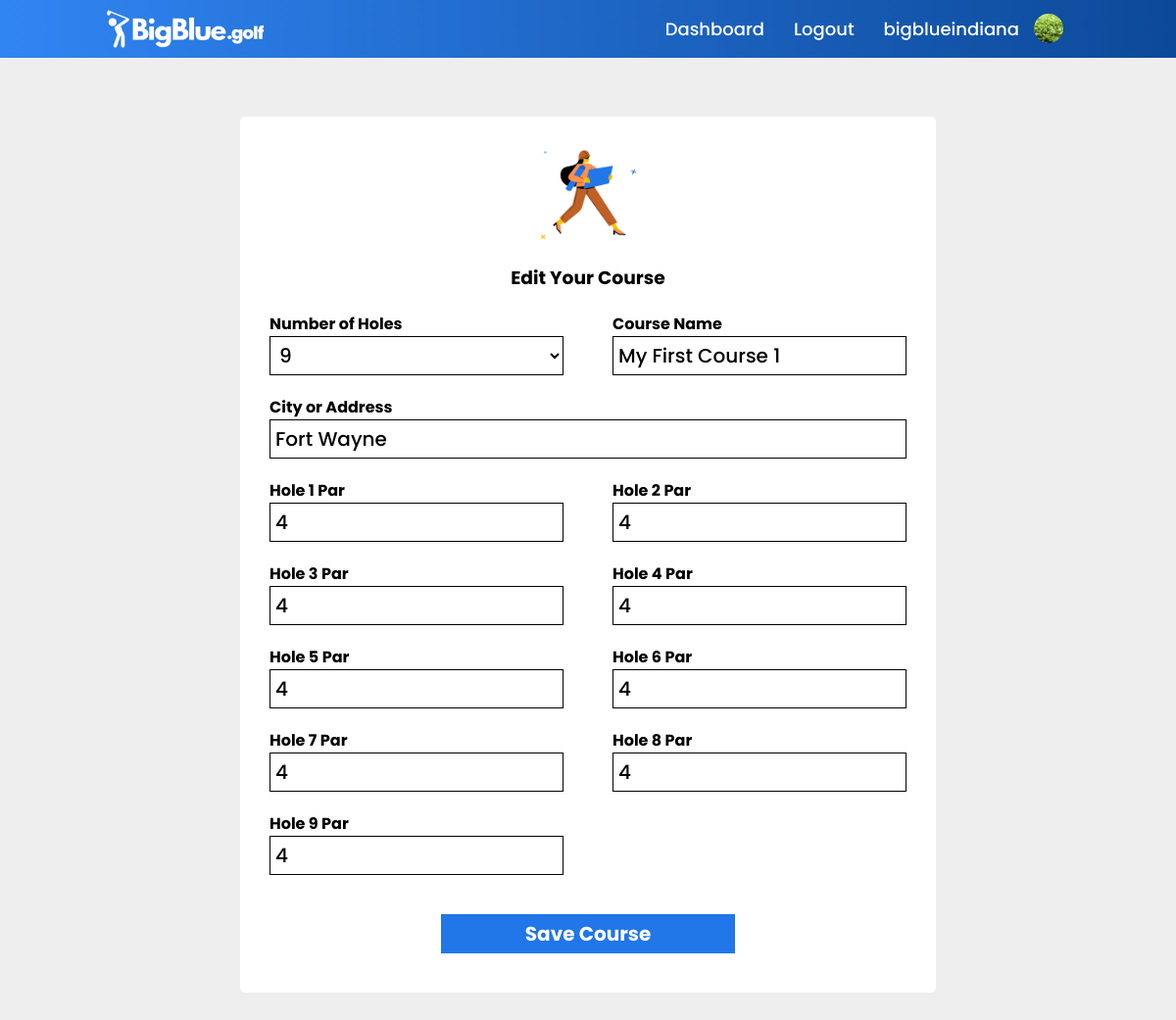
The app's page /edit_course/4 (signed in), older data.
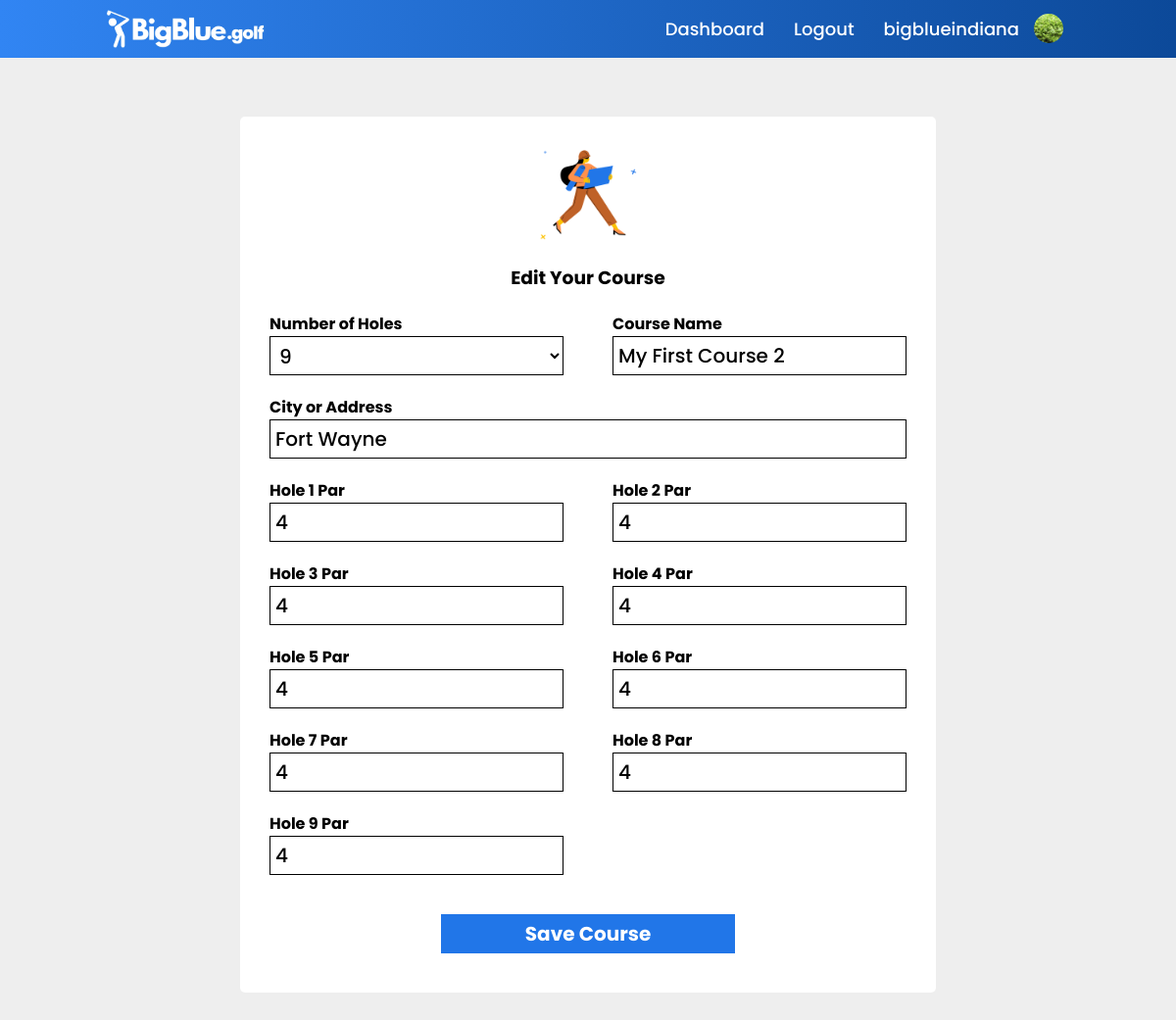
The same page, newer data.
### main.py (models this page shows, shortened)
class users(db.Model):
    _id = db.Column("id", db.Integer, primary_key=True)
    name = db.Column(db.String(100))
    username = db.Column(db.String(50))
    password = db.Column(db.String(50))
    email = db.Column(db.String(100))
    rank = db.Column(db.String(10))
    gender = db.Column(db.String(10))
    bio = db.Column(db.String(500))
    team = db.Column(db.String(25))
    verified = db.Column(db.Integer)
    pic = db.Column(db.String)

class course(db.Model):
    _id = db.Column("id", db.Integer, primary_key=True)
    course_name = db.Column(db.String(50))
    course_holes = db.Column(db.String(3))
    par1 = db.Column(db.Integer)
    par2 = db.Column(db.Integer)
    par3 = db.Column(db.Integer)
    par4 = db.Column(db.Integer)
    par5 = db.Column(db.Integer)
    par6 = db.Column(db.Integer)
    par7 = db.Column(db.Integer)
    par8 = db.Column(db.Integer)
    par9 = db.Column(db.Integer)
    par10 = db.Column(db.Integer)
    par11 = db.Column(db.Integer)
    par12 = db.Column(db.Integer)
    par13 = db.Column(db.Integer)
    par14 = db.Column(db.Integer)
    par15 = db.Column(db.Integer)
    par16 = db.Column(db.Integer)
    par17 = db.Column(db.Integer)
    par18 = db.Column(db.Integer)
    city = db.Column(db.String)
    course_bio = db.Column(db.String(1000))
    created_by = db.Column(db.String)

### main.py (the view, shortened to what this page needs)
@app.route("/edit_course/<course_to_edit>", methods=["POST", "GET"])
def edit_course(course_to_edit):
    found_course = course.query.filter_by(_id=course_to_edit).first()
    if 'active_user' in session and session['active_user'][0] == found_course.created_by and session['active_user'][2] == "coach":
        found_user = users.query.filter_by(username=session['active_user'][0]).first()
    return render_template('edit_course.html', data=found_user, editing=found_course)

### templates/edit_course.html (shortened to what this page needs)
{% if data.rank == 'coach' %}
    {% extends "indexcontentcoachlogin.html" %}
{% elif data.rank == 'player' %}
    {% extends "indexcontentplayerlogin.html" %}
{% else %}
    {% extends "indexcontent.html" %}
{% endif %}
{% block content %}
    <link rel="stylesheet" href="{{ url_for('static', filename='styles/createcourse.css') }}">
    <body onload="onload()">
        <div class="form-container">
            <form action="/edit_course/{{editing._id}}" method="post">
                <img id="form-image-edit" src="{{ url_for('static', filename='logo graphics/editmatchicon.png') }}" alt="">
                <h3>Edit Your Course</h3>
                <div class="row-one">
                    <div>
                        <label for="number-holes">Number of Holes</label><br>
                        <select onfocusout="hideparholes()" name="numberholes" id="number-holes">
                            {% if editing.course_holes == "9" %}
                                <option name="numberholes" value="9" selected>9</option>
                            {% else %}
                                <option name="numberholes" value="9">9</option>
                                <option name="numberholes" value="18" selected>18</option>
                            {% endif %}
                        </select>
                    </div>
                    <div class="responsive-one">
                        <label for="course-name">Course Name</label><br>
                        <input onfocusout="hidename()" value="{{editing.course_name}}" maxlength="30" type="text" name="course-name" id="course-name">
                    </div>
                </div>
                <div class="row-two">
                    <label for="city">City or Address</label><br>
                    <input onfocusout="hidecity()" value="{{editing.city}}" placeholder="EX: 11502 Illinois Rd, Fort Wayne, IN 46814" maxlength="100" type="text" name="city" id="city">
                </div>
                <div class="row-three">
                    <div>
                        <label for="holepar1">Hole 1 Par</label><br>
                        <input value="{{editing.par1}}" onfocusout="hideparone()" maxlength="1" type="number" name="holepar1" id="holepar1">
                    </div>
                    <div class="responsive-three">
                        <label for="holepar2">Hole 2 Par</label><br>
                        <input value="{{editing.par2}}" onfocusout="hidepartwo()" maxlength="1" type="number" name="holepar2" id="holepar2">
                    </div>
                </div>
                <div class="row-four">
                    <div>
                        <label for="holepar3">Hole 3 Par</label><br>
                        <input value="{{editing.par3}}" onfocusout="hideparthree()" maxlength="1" type="number" name="holepar3" id="holepar3">
                    </div>
                    <div class="responsive-four">
                        <label for="holepar4">Hole 4 Par</label><br>
                        <input value="{{editing.par4}}" onfocusout="hideparfour()" maxlength="1" type="number" name="holepar4" id="holepar4">
                    </div>
                </div>
                <div class="row-five">
                    <div>
                        <label for="holepar5">Hole 5 Par</label><br>
                        <input value="{{editing.par5}}" onfocusout="hideparfive()" maxlength="1" type="number" name="holepar5" id="holepar5">
                    </div>
                    <div class="responsive-five">
                        <label for="holepar6">Hole 6 Par</label><br>
                        <input value="{{editing.par6}}" onfocusout="hideparsix()" maxlength="1" type="number" name="holepar6" id="holepar6">
                    </div>
                </div>
                <div class="row-six">
                    <div>
                        <label for="holepar7">Hole 7 Par</label><br>
                        <input value="{{editing.par7}}" onfocusout="hideparseven()" maxlength="1" type="number" name="holepar7" id="holepar7">
                    </div>
                    <div class="responsive-six">
                        <label for="holepar8">Hole 8 Par</label><br>
                        <input value="{{editing.par8}}" onfocusout="hidepareight()" maxlength="1" type="number" name="holepar8" id="holepar8">
                    </div>
                </div>
                <div class="row-seven">
                    <div>
                        <label for="holepar9">Hole 9 Par</label><br>
                        <input value="{{editing.par9}}" onfocusout="hideparnine()" maxlength="1" type="number" name="holepar9" id="holepar9">
                    </div>
                </div>
                <input type="submit" onclick="return validateForm()" value="Save Course" id="add-course-button">
            </form>
        </div>
    </body>
{% endblock %}

### templates/indexcontentcoachlogin.html (shortened to what this page needs)
<!DOCTYPE html>
<html>
    <head>
    </head>
    <body>
        <header>
            <a href="/">
                <img id="logo-image" src="{{ url_for('static', filename='logo graphics/BigBlue_NewLogo-White.png') }}" class="logo">
            </a>
            <ul class="navigation">
                <li><a href="/match_dashboard">Dashboard</a></li>
                <li><a href="/logout">Logout</a></li>
                <li><a href="/dashboard">{{data.username}}</a></li>
                <li><a href=""><img id="profile-pic" src="{{ url_for('static', filename='logo graphics/user_photos/' + data.pic) }}" alt=""></a></li>
            </ul>
        </header>
        {% block content %}
        {% endblock %}
    </body>
</html>

### static/styles/createcourse.css (style rules this page uses)
* { padding: 0; margin: 0; box-sizing: border-box; font-family: bigBlueBold; }
header { top: 0; left: 0; position: relative; display: flex; justify-content: space-between; width: 100%; align-items: center; background-image: linear-gradient(to right, #3185f3, #0c4999); z-index: 10; padding: 8px 100px; }
header .logo { max-width: 180px; max-height: 180px; position: relative; background-color: transparent; text-decoration: none; padding: 0; margin: 0; display: block; }
header a { text-decoration: none; background-color: transparent; }
.navigation li a img { width: 30px; height: 30px; border-radius: 100%; margin-left: -15px; align-items: center; margin-top: 6px; object-fit: cover; }
header .navigation { display: flex; justify-content: center; flex-wrap: wrap; background-image: transparent; border: none; text-decoration: none; font-family: bigBlueMedium; align-items: center; }
header .navigation li { list-style: none; margin: 0px 15px; border: none; text-decoration: none; background-color: transparent; font-family: bigBlueMedium; align-items: center; }
header .navigation li a { color: white; text-decoration: none; font-size: 18px; border: none; background-color: transparent; font-family: bigBlueMedium; }
html, body { height: 100%; background-color: #eeeeee; }
input[type=number] { -moz-appearance: textfield; }
.form-container { display: flex; justify-content: center; margin-top: 5%; margin-bottom: 5%; }
.form-container form { width: 710px; background-color: white; padding: 20px 30px; border-radius: 5px; margin-bottom: 5%; }
.form-container form h3 { background-color: white; text-align: center; }
.form-container form input { height: 40px; width: 300px; padding: 5px; font-size: 20px; border: 0.25px solid black; background-color: white; font-family: bigBlueMedium; }
.form-container form label { background-color: white; }
.row-one { display: flex; flex-direction: row; margin-top: 20px; justify-content: space-between; background-color: white; }
.row-one div { background-color: white; }
.row-one div select { height: 40px; width: 300px; padding: 5px; font-size: 20px; border: 0.25px solid black; background-color: white; font-family: bigBlueMedium; }
.row-two { margin-top: 20px; background-color: white; position: relative; }
#city { width: 100%; }
.row-three { display: flex; flex-direction: row; margin-top: 20px; justify-content: space-between; background-color: white; }
.row-three div { background-color: white; }
.row-four { display: flex; flex-direction: row; margin-top: 20px; justify-content: space-between; background-color: white; }
.row-four div { background-color: white; }
.row-five { display: flex; flex-direction: row; margin-top: 20px; justify-content: space-between; background-color: white; }
.row-five div { background-color: white; }
.row-six { display: flex; flex-direction: row; margin-top: 20px; justify-content: space-between; background-color: white; }
.row-six div { background-color: white; }
.row-seven { display: flex; flex-direction: row; margin-top: 20px; justify-content: space-between; background-color: white; }
.row-seven div { background-color: white; }
#add-course-button { width: 300px; height: 40px; font-size: 20px; text-align: center; color: white; background: #2176e8; border: none; cursor: pointer; margin-left: auto; margin-right: auto; display: block; margin-top: 40px; margin-bottom: 20px; font-family: bigBlueBold; }
.form-container form img { background-color: white; height: 150px; width: 150px; margin-right: auto; margin-left: auto; display: block; margin-bottom: 20px; }
#form-image-edit { height: 100px; width: 100px; margin-left: auto; margin-right: auto; display: block; background-color: white; margin-top: 10px; }

Row changes from the older to the newer data that the page shows:
changed course "Fort Wayne": course-name "My First Course 1" → "My First Course 2"
